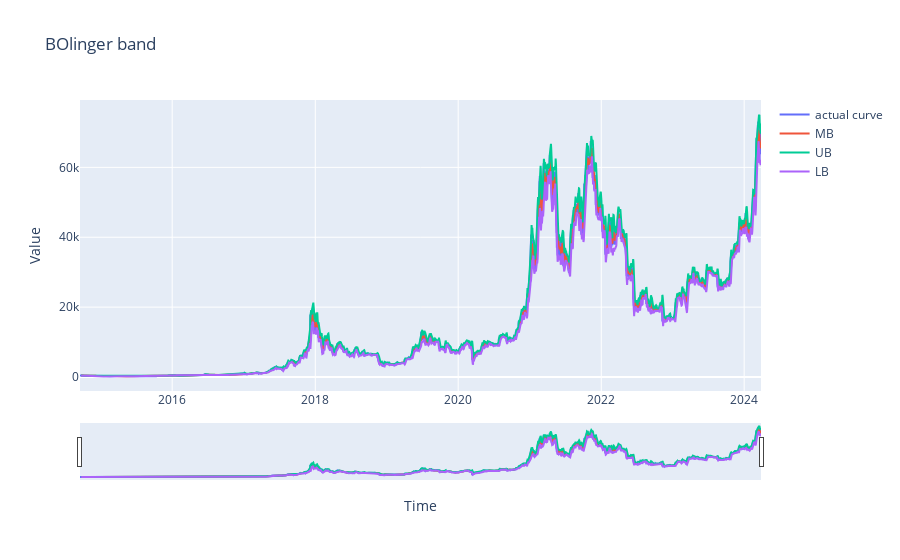

The notebook cell saved with this chart:
### Code cell
df = BB(df)
import plotly.graph_objects as go

# Assuming df_final is your DataFrame
# Create a Plotly figure
fig = go.Figure()

# Add traces for 'Appliances' and 'App_Pred

fig.add_trace(go.Scatter(x=df.index, y=df['Adj Close'], mode='lines', name='actual curve'))
fig.add_trace(go.Scatter(x=df.index, y=df['MB'], mode='lines', name='MB'))
fig.add_trace(go.Scatter(x=df.index, y=df['UB'], mode='lines', name='UB'))
fig.add_trace(go.Scatter(x=df.index, y=df['LB'], mode='lines', name='LB'))

# Update layout with titles and labels
fig.update_layout(title='BOlinger band',
                  xaxis_title='Time',
                  yaxis_title='Value',
                  xaxis=dict(rangeslider=dict(visible=True)))  # Add range slider

# Show the plot
fig.show()

### Figure 1 — Plotly figure (JSON) as saved in the notebook; plotly's stock layout.template omitted (floating-point values rounded to 4 significant figures; data arrays with more than 128 entries replaced by an {"elided": "..."} marker saying what was removed)
{"data": [{"mode": "lines", "name": "actual curve", "type": "scatter", "x": {"elided": "3480 str values"}, "y": {"elided": "3480 float values"}}, {"mode": "lines", "name": "MB", "type": "scatter", "x": {"elided": "3480 str values"}, "y": {"elided": "3480 float values"}}, {"mode": "lines", "name": "UB", "type": "scatter", "x": {"elided": "3480 str values"}, "y": {"elided": "3480 float values"}}, {"mode": "lines", "name": "LB", "type": "scatter", "x": {"elided": "3480 str values"}, "y": {"elided": "3480 float values"}}], "layout": {"title": {"text": "BOlinger band"}, "xaxis": {"rangeslider": {"visible": true}, "title": {"text": "Time"}}, "yaxis": {"title": {"text": "Value"}}}}
